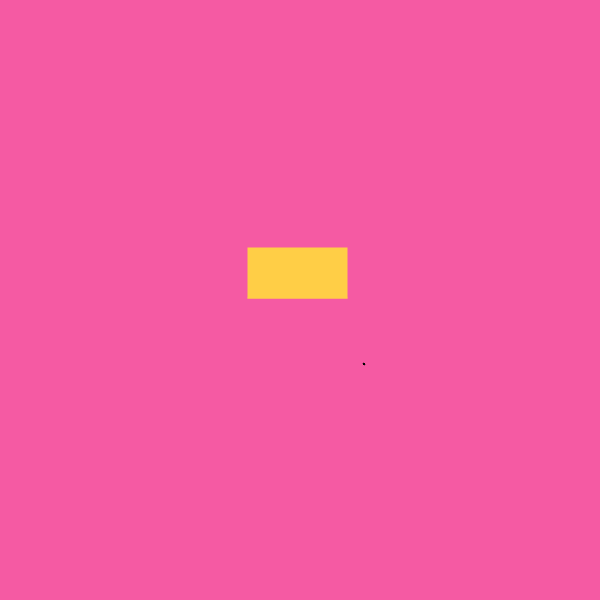
Frame 1 (no input)
Frame 60 (the mouse pressed at the canvas centre just before this capture): blank canvas, image omitted
Frame 120 (the mouse held since frame 60 and released just before this capture): blank canvas, image omitted

The Processing sketch that drew this single still picture (run headless with seeded random() and noise(); from frame 60 on, the mouse is pressed at the canvas centre):

// Processing sketch: processing_139072
// ── processing_139072.pde

void setup() {
 
  size(600,600);
}

float t = 0;
float x = 0;
float t1 = 1;
float x1 =0;


void draw() {
  
  
  
 background(245,90,163);
 
  float x = map(noise(t),0.,1.,0, width);
  triangle(x,x+0.1,x+0.3,x+0.5,x+0.2,x+0.4);
   triangle(x,x+0.2,x+0.4,x+0.1,x+0.5,x+0.3);
  stroke(255,206,70);
  strokeWeight(100);
  t +=0.005;
  
 float x1 = map(noise(t1),0.,1.,0,width);
triangle(x1,x1+0.1,x1+0.3,x1+0.5,x1+0.2,x1+0.4);
triangle(x1,x1+0.2,x1+0.4,x1+0.3,x1+0.1,x1+0.5);
stroke(140,50,245);
strokeWeight(150);
 t1 +=0.1;  
  
}
